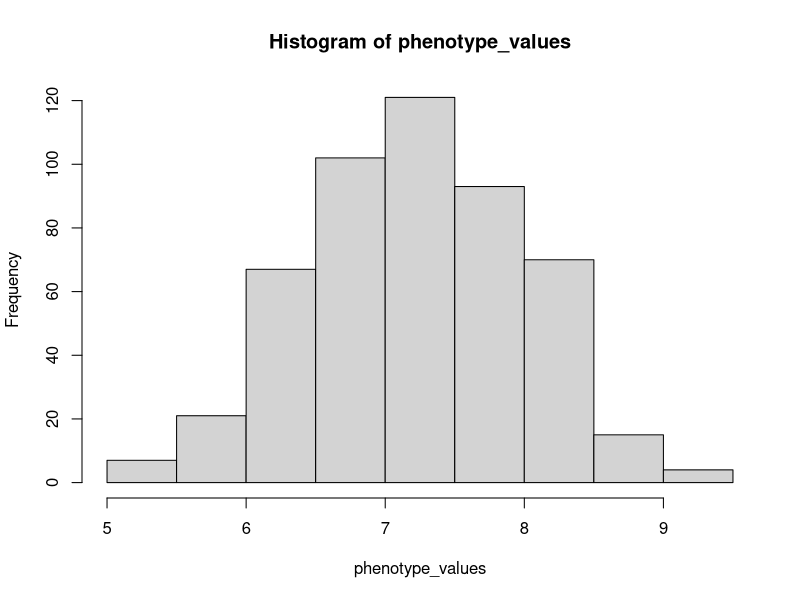

Write R code to recreate this figure.
#####################################################################################
## R demonstration of CLT and approximate normal distribution; DSCI 626 S2025
#####################################################################################

## Simulated genetic architecture for a quantitative trait (mallard bill length)
## Can we get a trait that *looks* normally distributed from only 5 genes?
set.seed(75)


## Can use rbinom() to get us random single-locus genotypes for 500 individuals.
## We want how many "successes" result from 2 trials (2 alleles per diploid genotype).
## Remember, with 2 trials we can get 0, 1 or 2 "successes."

locus_1 <- rbinom(n=500, size=2, prob=0.5)#a vector of diploid genotypes

## Genetic contributions to phenotype
## Add 1 cm for "AA," 1.5 cm for "Aa," and 2 cm for "aa."
contributions_1 <- ifelse(locus_1==2, 0+1,
                          ifelse(locus_1==1, 0+1.5, 0+2))

locus_2 <- rbinom(n=500, size=2, prob=0.5)#a vector of diploid genotypes
contributions_2 <- ifelse(locus_2==2, 0+1,
                          ifelse(locus_2==1, 0+1.5, 0+2))

locus_3 <- rbinom(n=500, size=2, prob=0.5)#a vector of diploid genotypes
contributions_3 <- ifelse(locus_3==2, 0+1,
                          ifelse(locus_3==1, 0+1.5, 0+2))

locus_4 <- rbinom(n=500, size=2, prob=0.5)#a vector of diploid genotypes
contributions_4 <- ifelse(locus_4==2, 0+1,
                          ifelse(locus_4==1, 0+1.5, 0+2))

locus_5 <- rbinom(n=500, size=2, prob=0.5)#a vector of diploid genotypes
contributions_5 <- ifelse(locus_5==2, 0+1,
                          ifelse(locus_5==1, 0+1.5, 0+2))


contribs <- data.frame(contributions_1, contributions_2,
                       contributions_3, contributions_4,
                       contributions_5)


phenotype_values <- rowSums(contribs)
phenotype_values_2 <- apply(contribs, MARGIN = 1, FUN=sum)


## Finally, let's plot the values
hist(phenotype_values)






#### NOTE: Technically the above trait variable is not strictly continuous,
####       based on way we set up the simulation, but you get the idea.








